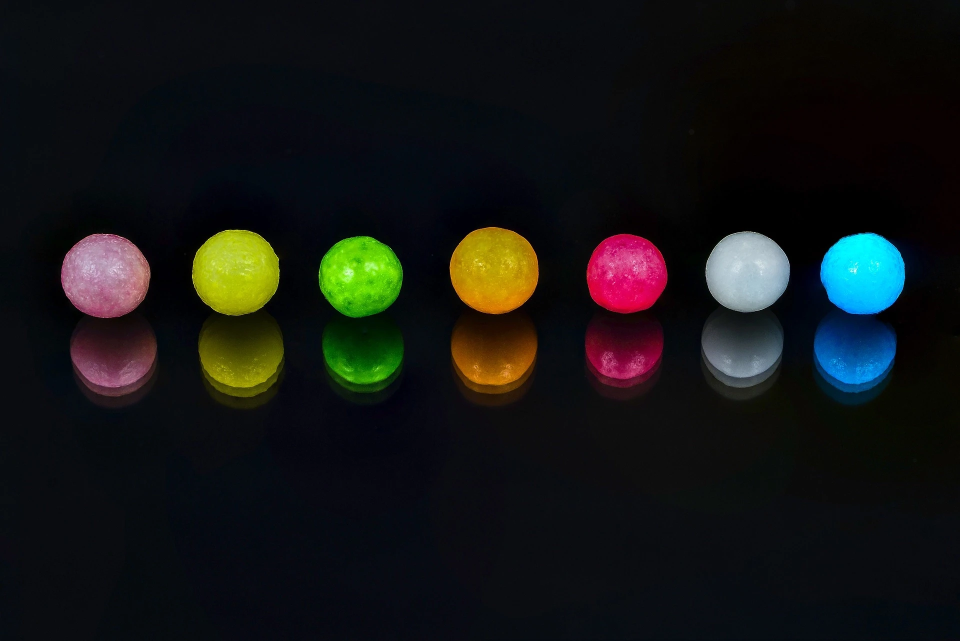
#> input picture openCV/Image/colorball.jpg, 1920 x 1281 px (shown at 1/2 size)
$ jupyter execute '29. 원 검출.ipynb'
#> lines starting #> are read from the running program, lines starting #| are printed output that depends on the picture; after the words box and inside, x2 and y2 are one past the last pixel; in counts of white or black regions, pixels touching at a corner belong together
[cell 1]
import cv2

[cell 2]
src = cv2.imread("Image/colorball.jpg")
#> src is the input picture: shape (1281, 1920, 3); mean B, G, R 20.4, 21.5, 19.8
# src = cv2.resize(src, (0,0), fx=0.2, fy=0.2, interpolation = cv2.INTER_AREA)

dst = src.copy()
gray = cv2.cvtColor(src, cv2.COLOR_BGR2GRAY)
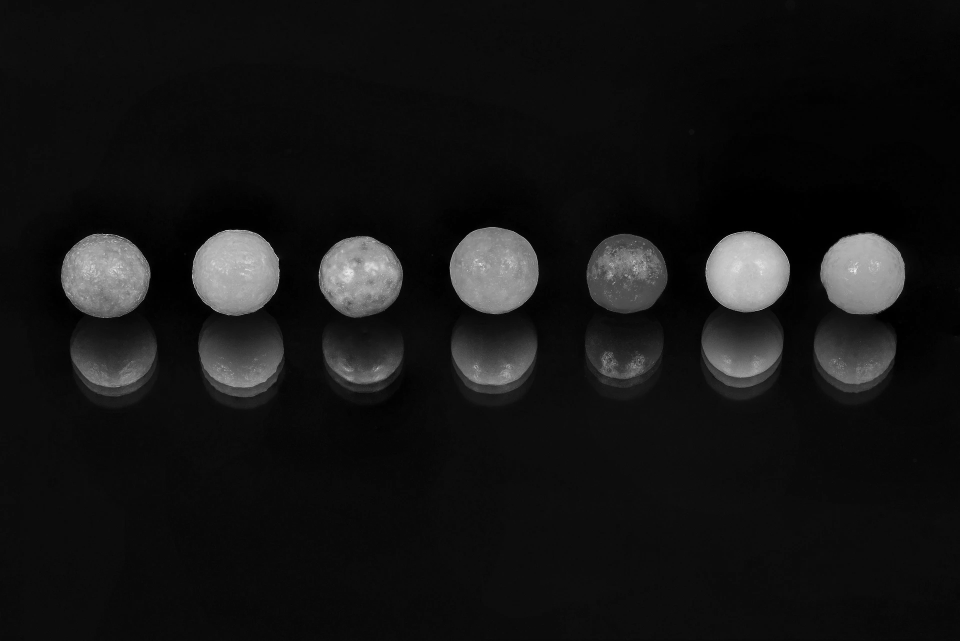
#> gray: shape (1281, 1920) (shown at 1/2 size); min 0, max 253, mean 20.9

[cell 3]
circles = cv2.HoughCircles(gray, cv2.HOUGH_GRADIENT, 1, 100, param1 = 250, param2 = 10, minRadius = 80, maxRadius = 120)
#> circles = 14 rows, first 8: [471.5, 544.5, 87.4], [1492.5, 544.5, 82.1], [206.5, 550.5, 84.1], [989.5, 539.5, 88.9], [1252.5, 546.5, 80.4], [721.5, 554.5, 82.4], [1728.5, 547.5, 81.8], [1485.5, 670.5, 83.8]

for i in circles[0]:
    cv2.circle(dst, (int(i[0]), int(i[1])), int(i[2]), (255, 255, 255), 5)
#> this loop made 14 passes
#> i on passes 1 to 12: [471.5, 544.5, 87.4], [1492.5, 544.5, 82.1], [206.5, 550.5, 84.1], [989.5, 539.5, 88.9], [1252.5, 546.5, 80.4], [721.5, 554.5, 82.4], [1728.5, 547.5, 81.8], [1485.5, 670.5, 83.8], [225.5, 685.5, 88.7], [1709.5, 683.5, 82.4], [987.5, 683.5, 86.6], [727.5, 680.5, 85.5]
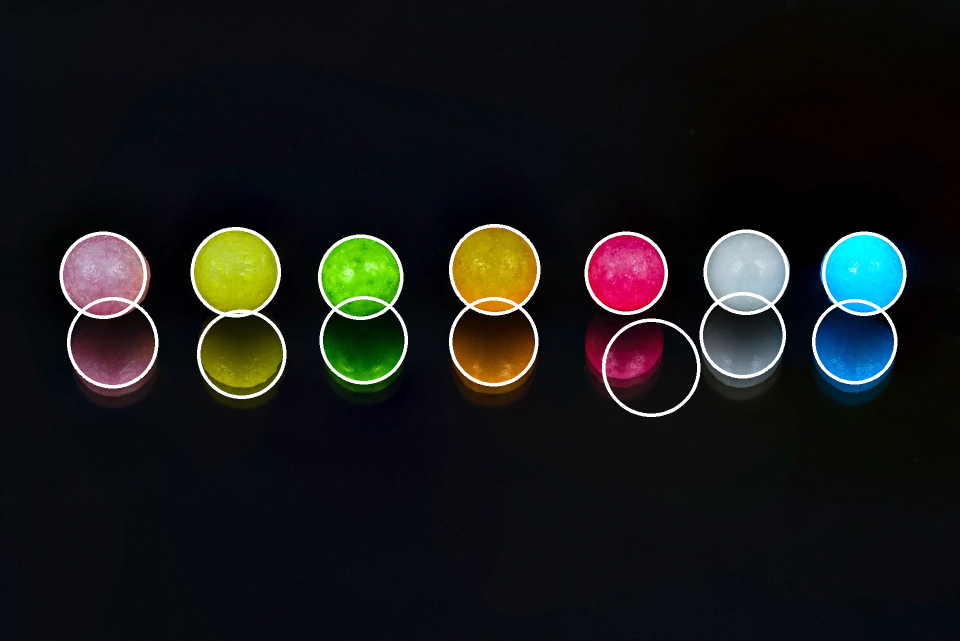
#> dst: shape (1281, 1920, 3) (shown at 1/2 size); 2.09% of pixels changed, all inside (x1, y1, x2, y2) = (119, 448, 1813, 834)

cv2.imshow("dst", dst)
cv2.waitKey(0)

cv2.destroyAllWindows()
